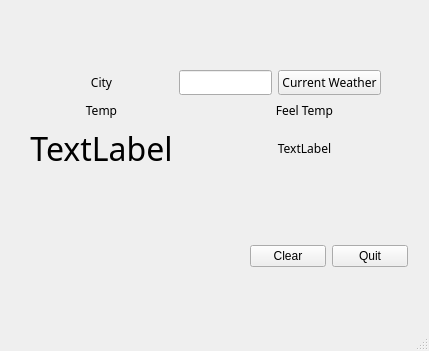
<?xml version="1.0" encoding="UTF-8"?>
<ui version="4.0">
 <class>MainWindow</class>
 <widget class="QMainWindow" name="MainWindow">
  <property name="geometry">
   <rect>
    <x>0</x>
    <y>0</y>
    <width>429</width>
    <height>351</height>
   </rect>
  </property>
  <property name="windowTitle">
   <string>MainWindow</string>
  </property>
  <widget class="QWidget" name="centralwidget">
   <widget class="QWidget" name="layoutWidget">
    <property name="geometry">
     <rect>
      <x>30</x>
      <y>70</y>
      <width>351</width>
      <height>101</height>
     </rect>
    </property>
    <layout class="QGridLayout" name="gridLayout">
     <item row="0" column="0">
      <widget class="QLabel" name="city">
       <property name="font">
        <font>
         <family>Futura</family>
        </font>
       </property>
       <property name="text">
        <string>City</string>
       </property>
       <property name="alignment">
        <set>Qt::AlignCenter</set>
       </property>
      </widget>
     </item>
     <item row="0" column="1" colspan="2">
      <widget class="QLineEdit" name="lineEditCity">
       <property name="font">
        <font>
         <family>Futura</family>
        </font>
       </property>
      </widget>
     </item>
     <item row="0" column="3">
      <widget class="QPushButton" name="pushButton_current">
       <property name="font">
        <font>
         <family>Futura</family>
        </font>
       </property>
       <property name="statusTip">
        <string>Push to get current weather. Shortcut: INTRO</string>
       </property>
       <property name="text">
        <string>Current Weather</string>
       </property>
       <property name="shortcut">
        <string>Return</string>
       </property>
      </widget>
     </item>
     <item row="1" column="0">
      <widget class="QLabel" name="temp">
       <property name="font">
        <font>
         <family>Futura</family>
        </font>
       </property>
       <property name="text">
        <string>Temp</string>
       </property>
       <property name="alignment">
        <set>Qt::AlignCenter</set>
       </property>
      </widget>
     </item>
     <item row="1" column="1" rowspan="2">
      <widget class="QLabel" name="icon">
       <property name="font">
        <font>
         <family>Futura</family>
        </font>
       </property>
       <property name="text">
        <string/>
       </property>
       <property name="pixmap">
        <pixmap>res/weathericon.png</pixmap>
       </property>
       <property name="scaledContents">
        <bool>true</bool>
       </property>
       <property name="alignment">
        <set>Qt::AlignCenter</set>
       </property>
      </widget>
     </item>
     <item row="1" column="2" colspan="2">
      <widget class="QLabel" name="feeltemp">
       <property name="font">
        <font>
         <family>Futura</family>
        </font>
       </property>
       <property name="text">
        <string>Feel Temp</string>
       </property>
       <property name="alignment">
        <set>Qt::AlignCenter</set>
       </property>
      </widget>
     </item>
     <item row="2" column="0">
      <widget class="QLabel" name="label_temp">
       <property name="font">
        <font>
         <family>Futura</family>
         <pointsize>24</pointsize>
        </font>
       </property>
       <property name="text">
        <string>TextLabel</string>
       </property>
       <property name="alignment">
        <set>Qt::AlignCenter</set>
       </property>
      </widget>
     </item>
     <item row="2" column="2" colspan="2">
      <widget class="QLabel" name="label_feeltemp">
       <property name="font">
        <font>
         <family>Futura</family>
        </font>
       </property>
       <property name="text">
        <string>TextLabel</string>
       </property>
       <property name="alignment">
        <set>Qt::AlignCenter</set>
       </property>
      </widget>
     </item>
    </layout>
   </widget>
   <widget class="QWidget" name="">
    <property name="geometry">
     <rect>
      <x>250</x>
      <y>240</y>
      <width>158</width>
      <height>32</height>
     </rect>
    </property>
    <layout class="QHBoxLayout" name="horizontalLayout">
     <item>
      <widget class="QPushButton" name="pushButton_clear">
       <property name="statusTip">
        <string>Push for cleanning labels. Shortcut: CTRL + L</string>
       </property>
       <property name="text">
        <string>Clear</string>
       </property>
       <property name="shortcut">
        <string>Meta+L</string>
       </property>
      </widget>
     </item>
     <item>
      <spacer name="horizontalSpacer">
       <property name="orientation">
        <enum>Qt::Horizontal</enum>
       </property>
       <property name="sizeHint" stdset="0">
        <size>
         <width>40</width>
         <height>20</height>
        </size>
       </property>
      </spacer>
     </item>
     <item>
      <widget class="QPushButton" name="pushButton_quit">
       <property name="statusTip">
        <string>Quit Application. Shortcut: CTRL + S</string>
       </property>
       <property name="text">
        <string>Quit</string>
       </property>
       <property name="shortcut">
        <string>Meta+S</string>
       </property>
      </widget>
     </item>
    </layout>
   </widget>
  </widget>
  <widget class="QStatusBar" name="statusbar"/>
 </widget>
 <resources/>
 <connections>
  <connection>
   <sender>pushButton_quit</sender>
   <signal>clicked()</signal>
   <receiver>MainWindow</receiver>
   <slot>close()</slot>
   <hints>
    <hint type="sourcelabel">
     <x>380</x>
     <y>269</y>
    </hint>
    <hint type="destinationlabel">
     <x>214</x>
     <y>175</y>
    </hint>
   </hints>
  </connection>
  <connection>
   <sender>pushButton_current</sender>
   <signal>clicked()</signal>
   <receiver>centralwidget</receiver>
   <slot>update()</slot>
   <hints>
    <hint type="sourcelabel">
     <x>310</x>
     <y>110</y>
    </hint>
    <hint type="destinationlabel">
     <x>214</x>
     <y>173</y>
    </hint>
   </hints>
  </connection>
  <connection>
   <sender>pushButton_clear</sender>
   <signal>clicked()</signal>
   <receiver>centralwidget</receiver>
   <slot>update()</slot>
   <hints>
    <hint type="sourcelabel">
     <x>322</x>
     <y>269</y>
    </hint>
    <hint type="destinationlabel">
     <x>214</x>
     <y>173</y>
    </hint>
   </hints>
  </connection>
 </connections>
</ui>
